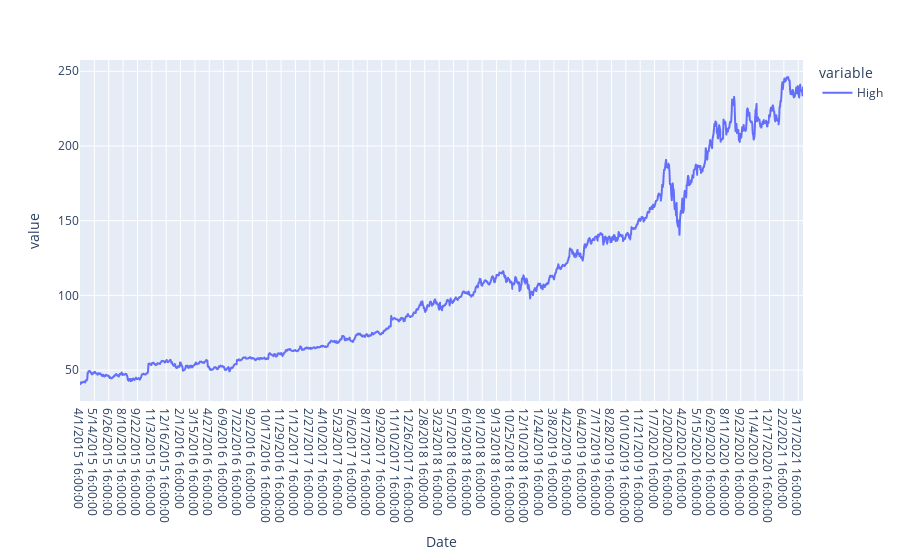

The notebook cell this image was saved under:
### Code cell
px.line(df_Microsoft['High'])

### Figure 1 — Plotly figure (JSON) as saved in the notebook; plotly's stock layout.template omitted (floating-point values rounded to 4 significant figures; data arrays with more than 128 entries replaced by an {"elided": "..."} marker saying what was removed)
{"data": [{"hovertemplate": "variable=High<br>Date=%{x}<br>value=%{y}<extra></extra>", "legendgroup": "High", "line": {"color": "#636efa", "dash": "solid"}, "marker": {"symbol": "circle"}, "mode": "lines", "name": "High", "showlegend": true, "type": "scattergl", "x": {"elided": "1511 str values"}, "xaxis": "x", "y": {"elided": "1511 float values"}, "yaxis": "y"}], "layout": {"legend": {"title": {"text": "variable"}, "tracegroupgap": 0}, "margin": {"t": 60}, "xaxis": {"anchor": "y", "domain": [0, 1], "title": {"text": "Date"}}, "yaxis": {"anchor": "x", "domain": [0, 1], "title": {"text": "value"}}}}
